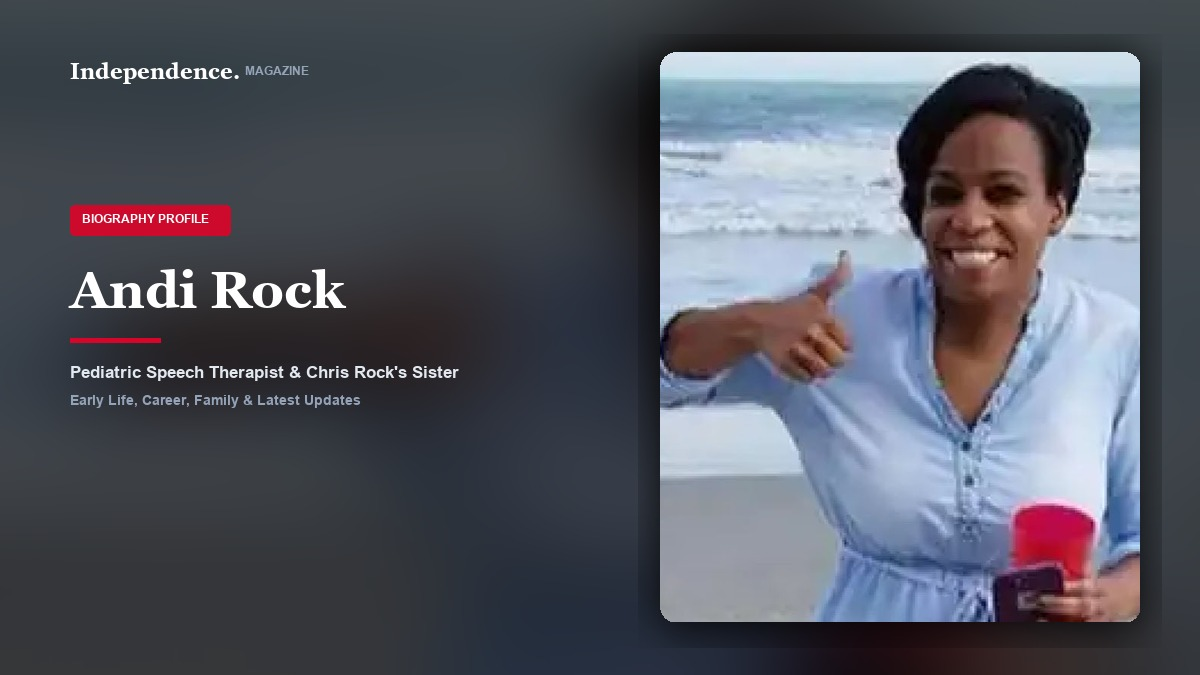
#> input picture assets/covers/andi-rock-cover.jpg, 1200 x 675 px, given in place of test_andi.jpg, which was not available
$ python generate_batch4_spark_covers.py
#> lines starting #> are read from the running program, lines starting #| are printed output that depends on the picture; pictures that were not available may be replaced by others from this repository, and a replacement may not be noted
import os
from PIL import Image, ImageDraw, ImageFont, ImageFilter, ImageEnhance

SCRIPT_DIR = os.path.dirname(os.path.abspath(__file__))
BASE_DIR = os.path.abspath(os.path.join(SCRIPT_DIR, ".."))
COVERS_DIR = os.path.join(BASE_DIR, "assets", "covers")
os.makedirs(COVERS_DIR, exist_ok=True)

PROFILES = [
    {
        "id": "andi-rock",
        "src_image": os.path.join(BASE_DIR, "test_andi.jpg"),
        "crop_box": (30, 50, 800, 800),
        "name": "Andi Rock",
        "category": "Biography",
        "subtitle": "Pediatric Speech Therapist & Chris Rock's Sister",
        "cover_filename": "andi-rock-cover.jpg",
        "middle_filename": "andi-rock-middle.jpg",
        "middle_crop": (30, 40, 820, 800)
    },
    {
        "id": "jason-clarkson",
        "src_image": os.path.join(BASE_DIR, "test_jason.jpg"),
        "crop_box": (20, 20, 520, 550),
        "name": "Jason Clarkson",
        "category": "Celebrity",
        "subtitle": "Kelly Clarkson's Older Brother & Texas Native",
        "cover_filename": "jason-clarkson-cover.jpg",
        "middle_filename": "jason-clarkson-middle.jpg",
        "middle_crop": (10, 10, 720, 570)
    },
    {
        "id": "elly-castle",
        "src_image": os.path.join(BASE_DIR, "test_elly1.jpg"),
        "crop_box": (120, 160, 1020, 1380),
        "name": "Elly Castle",
        "category": "Celebrity",
        "subtitle": "Former Actress & John Schneider's Ex-Wife",
        "cover_filename": "elly-castle-cover.jpg",
        "middle_filename": "elly-castle-middle.jpg",
        "middle_src": os.path.join(BASE_DIR, "test_elly2.jpg"),
        "middle_crop": (150, 50, 1750, 950)
    }
]

def generate_cover(item):
    width, height = 1200, 675
    raw_img = Image.open(item["src_image"]).convert("RGB")
#> raw_img is the input picture: PIL image 1200x675 RGB; mean R, G, B 84.8, 87.2, 97.6
    cropped_subject = raw_img.crop(item["crop_box"])
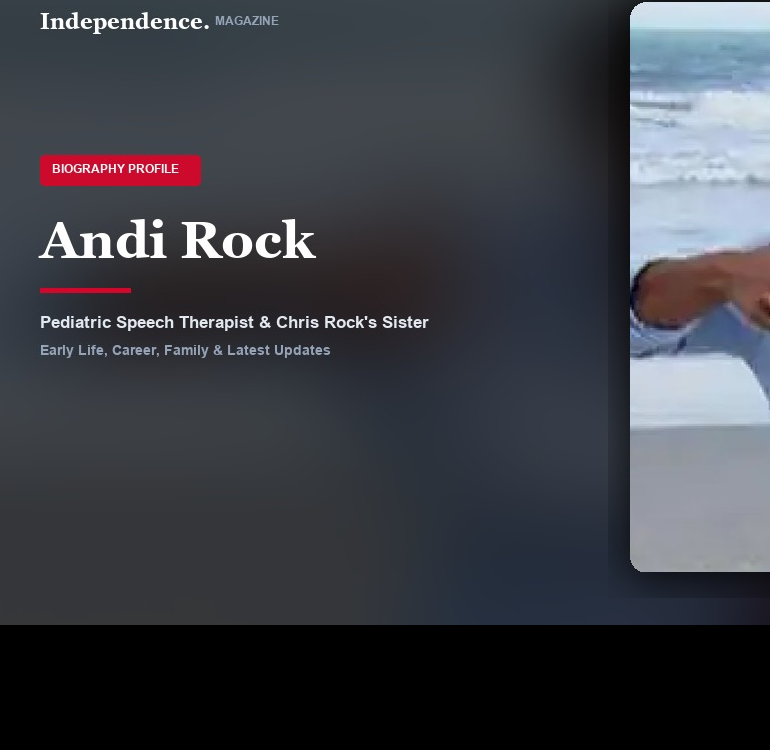
#> cropped_subject: PIL image 770x750 RGB; mean R, G, B 60.5, 62.8, 69.9

    # 1. Background: Blurred & Darkened version of subject photo
    bg = cropped_subject.resize((width, height), Image.Resampling.LANCZOS)
    bg = bg.filter(ImageFilter.GaussianBlur(radius=42))
    enhancer = ImageEnhance.Brightness(bg)
    bg = enhancer.enhance(0.35)

    # 2. Foreground Portrait Box (480 x 570)
    pw, ph = 480, 570
    sw, sh = cropped_subject.size
#> sw = 770; sh = 750
    target_ratio = pw / ph
    cur_ratio = sw / sh
#> cur_ratio = 1.03

    if cur_ratio > target_ratio:
        new_w = int(sh * target_ratio)
#> new_w = 631
        left = (sw - new_w) // 2
#> left = 69
        p_crop = cropped_subject.crop((left, 0, left + new_w, sh))
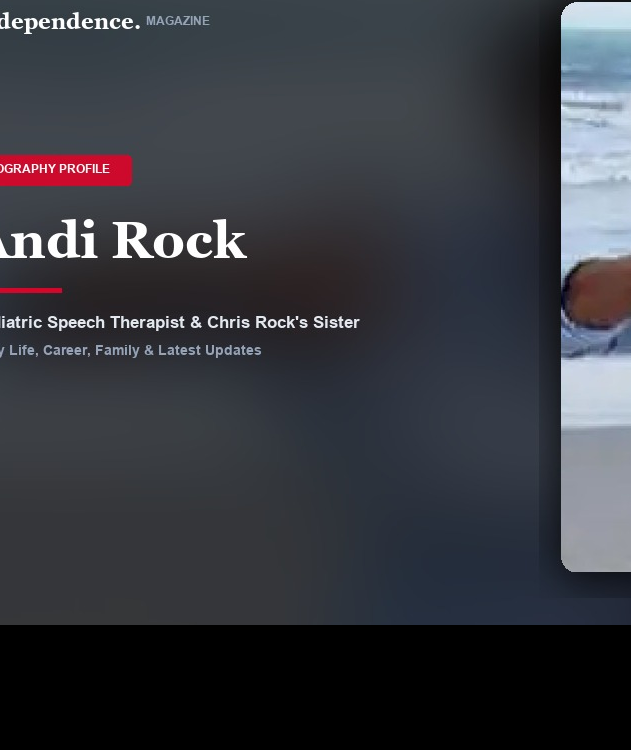
#> p_crop: PIL image 631x750 RGB; mean R, G, B 54.7, 56.6, 63.3
    else:
        new_h = int(sw / target_ratio)
        top = (sh - new_h) // 4
        p_crop = cropped_subject.crop((0, max(0, top), sw, min(sh, top + new_h)))

    portrait = p_crop.resize((pw, ph), Image.Resampling.LANCZOS)

    # Rounded corners mask
    mask = Image.new('L', (pw, ph), 0)
#> mask: PIL image 480x570 L; every value is 0
    mask_draw = ImageDraw.Draw(mask)
    mask_draw.rounded_rectangle([0, 0, pw, ph], radius=16, fill=255)

    px, py = width - pw - 60, (height - ph) // 2

    # Drop shadow
    shadow = Image.new('RGBA', (pw + 44, ph + 44), (0, 0, 0, 0))
#> shadow: PIL image 524x614 RGBA; every value is 0
    s_draw = ImageDraw.Draw(shadow)
    s_draw.rounded_rectangle([18, 18, pw + 26, ph + 26], radius=24, fill=(0, 0, 0, 195))
    shadow = shadow.filter(ImageFilter.GaussianBlur(radius=18))
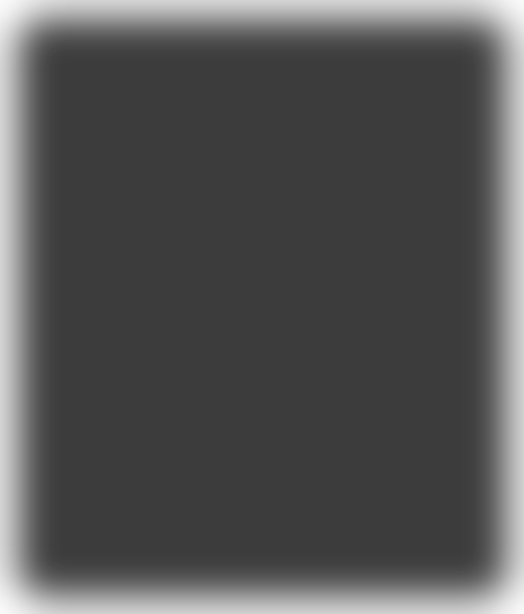
#> shadow: PIL image 524x614 RGBA; mean R, G, B, A 0, 0, 0, 169.9; transparent parts drawn white
    bg.paste(shadow, (px - 22, py - 18), shadow)
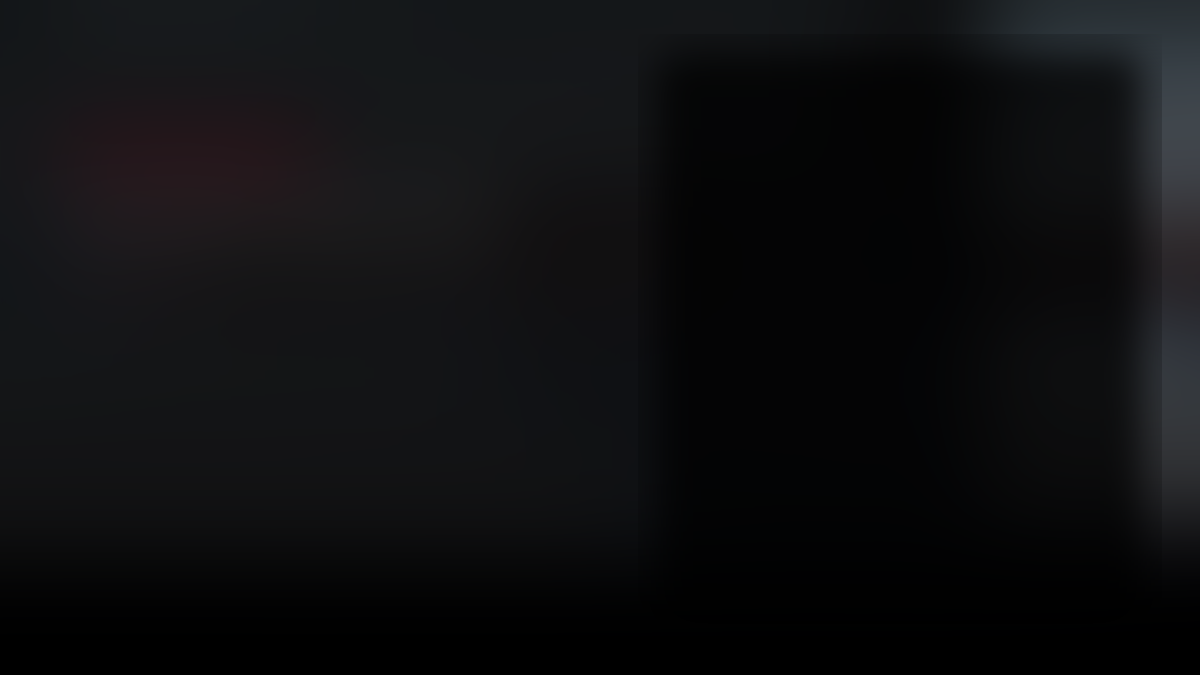
#> bg: PIL image 1200x675 RGB; mean R, G, B 14.3, 14.6, 16.1

    # Paste sharp portrait
    bg.paste(portrait, (px, py), mask)

    # 3. Editorial Typography (Left side)
    draw = ImageDraw.Draw(bg, 'RGBA')
    try:
        font_brand = ImageFont.truetype(r"C:\Windows\Fonts\georgiab.ttf", 22)
        font_tag = ImageFont.truetype(r"C:\Windows\Fonts\arialbd.ttf", 12)
        font_name = ImageFont.truetype(r"C:\Windows\Fonts\georgiab.ttf", 52)
        font_sub = ImageFont.truetype(r"C:\Windows\Fonts\arialbd.ttf", 17)
        font_sub2 = ImageFont.truetype(r"C:\Windows\Fonts\arialbd.ttf", 14)
    except Exception:
        font_brand = ImageFont.load_default()
        font_tag = ImageFont.load_default()
        font_name = ImageFont.load_default()
        font_sub = ImageFont.load_default()
        font_sub2 = ImageFont.load_default()

    # Top brand badge: Independence. MAGAZINE
    draw.text((70, 58), "Independence.", fill=(255, 255, 255), font=font_brand)
    draw.text((245, 64), "MAGAZINE", fill=(148, 163, 184), font=font_tag)

    # Category Pill
    tag_y = 205
    tag_text = f"{item['category'].upper()} PROFILE"
    draw.rounded_rectangle([70, tag_y, 230, tag_y + 30], radius=4, fill=(217, 4, 41, 235))
    draw.text((82, tag_y + 7), tag_text, fill=(255, 255, 255), font=font_tag)

    # Person Name
    name_lines = item["name"].split(" ")
    if len(name_lines) <= 2:
        draw.text((70, 260), item["name"], fill=(255, 255, 255), font=font_name)
        curr_y = 338
    else:
        line1 = " ".join(name_lines[:2])
        line2 = " ".join(name_lines[2:])
        draw.text((70, 250), line1, fill=(255, 255, 255), font=font_name)
        draw.text((70, 315), line2, fill=(255, 255, 255), font=font_name)
        curr_y = 395

    # Crimson underline accent
    draw.rectangle([70, curr_y, 160, curr_y + 4], fill=(217, 4, 41, 255))

    # Subtitles
    draw.text((70, curr_y + 24), item["subtitle"], fill=(226, 232, 240), font=font_sub)
    draw.text((70, curr_y + 54), "Early Life, Career, Family & Latest Updates", fill=(148, 163, 184), font=font_sub2)

    cover_path = os.path.join(COVERS_DIR, item["cover_filename"])
    bg.save(cover_path, "JPEG", quality=92)
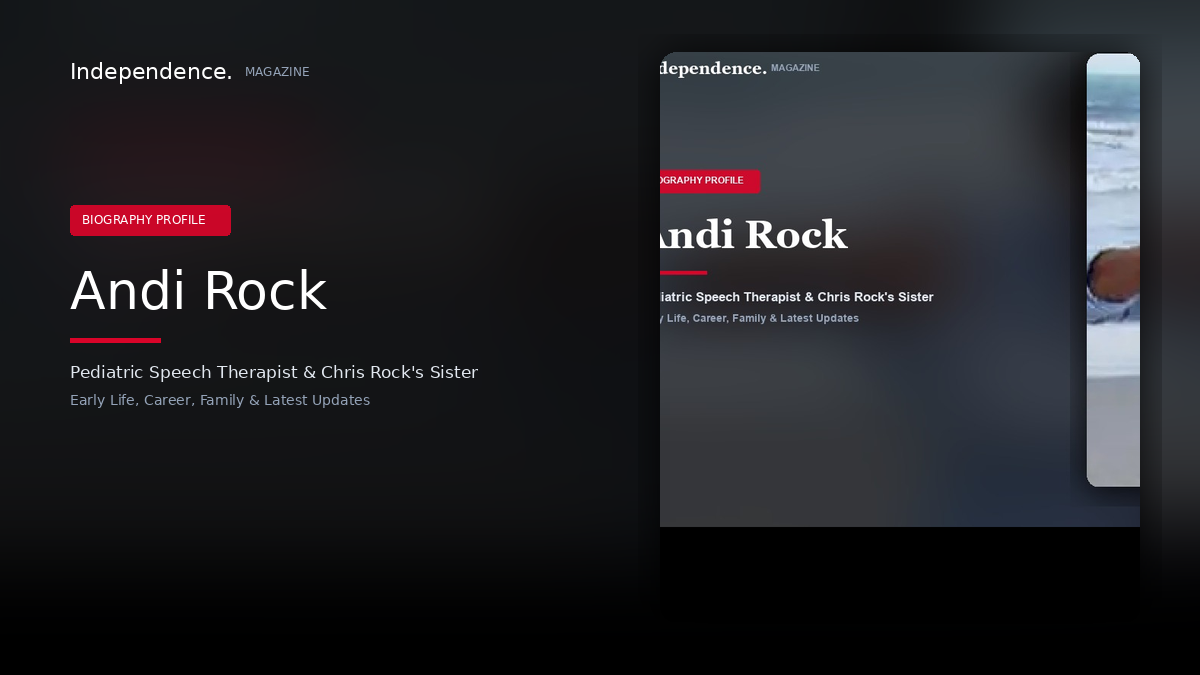
#> saved as andi-rock-cover.jpg: PIL image 1200x675 RGB; mean R, G, B 33.3, 32.9, 36.6
    print(f"Generated Spark cover: {cover_path}")

    # Generate Middle Editorial Image (16:9 or 3:2 landscape clean photo)
    middle_src = item.get("middle_src", item["src_image"])
    raw_middle = Image.open(middle_src).convert("RGB")
    mid_crop = raw_middle.crop(item["middle_crop"])
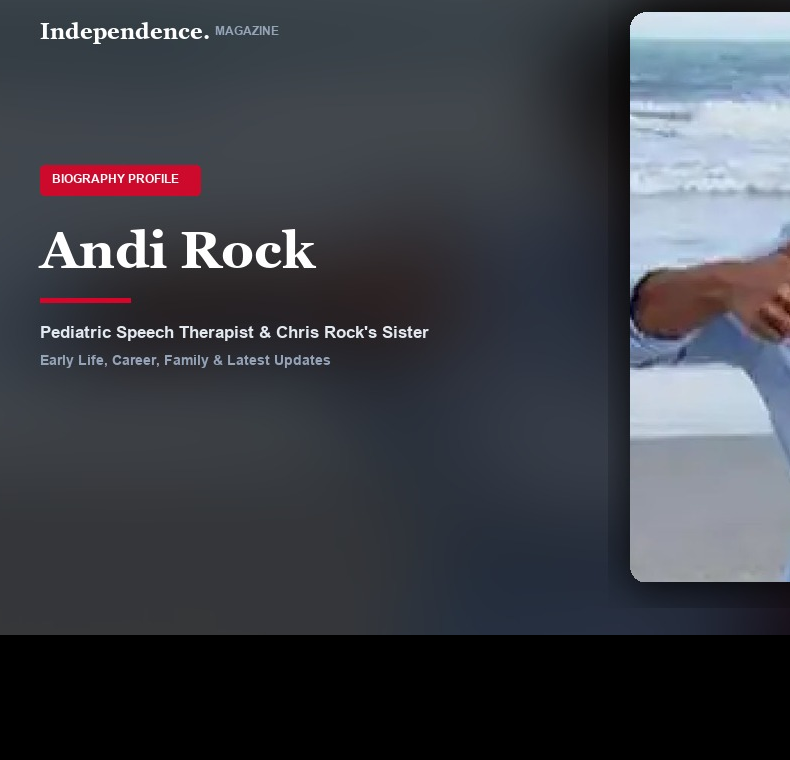
#> mid_crop: PIL image 790x760 RGB; mean R, G, B 61.7, 64.1, 71.3
    mid_resized = mid_crop.resize((960, 540), Image.Resampling.LANCZOS)
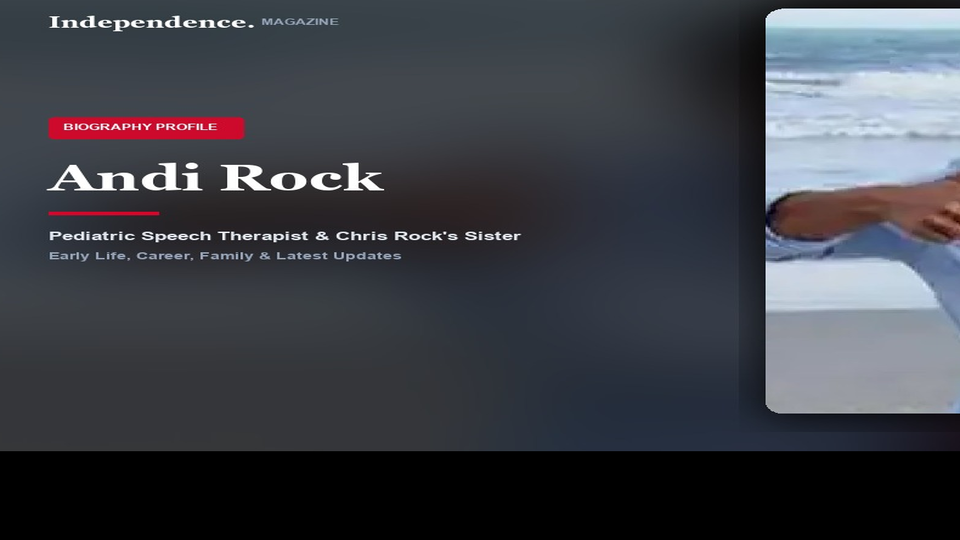
#> mid_resized: PIL image 960x540 RGB; mean R, G, B 61.7, 64.1, 71.3
    middle_path = os.path.join(COVERS_DIR, item["middle_filename"])
    mid_resized.save(middle_path, "JPEG", quality=90)
    print(f"Generated Middle image: {middle_path}")

if __name__ == "__main__":
    for p in PROFILES:
        generate_cover(p)
#> pass 2 of the loop `for p in PROFILES:`:
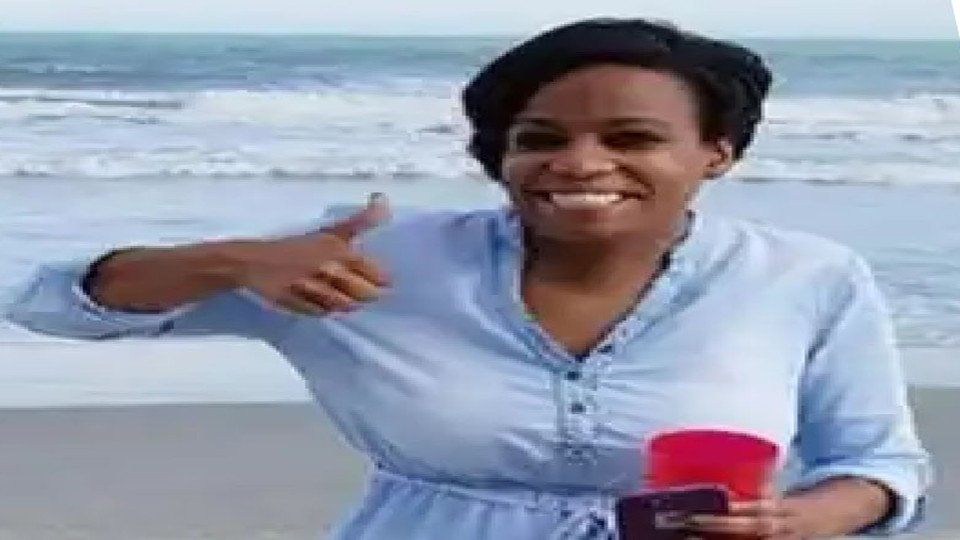
#> input picture assets/covers/andi-rock-middle.jpg, 960 x 540 px, given in place of test_jason.jpg, which was not available
#> in generate_cover, raw_img is the input picture: PIL image 960x540 RGB; mean R, G, B 149, 155.3, 172.7
#> cropped_subject: PIL image 500x530 RGB
#> in generate_cover (call 2), `mid_crop = raw_middle.crop(item["middle_crop"])`:
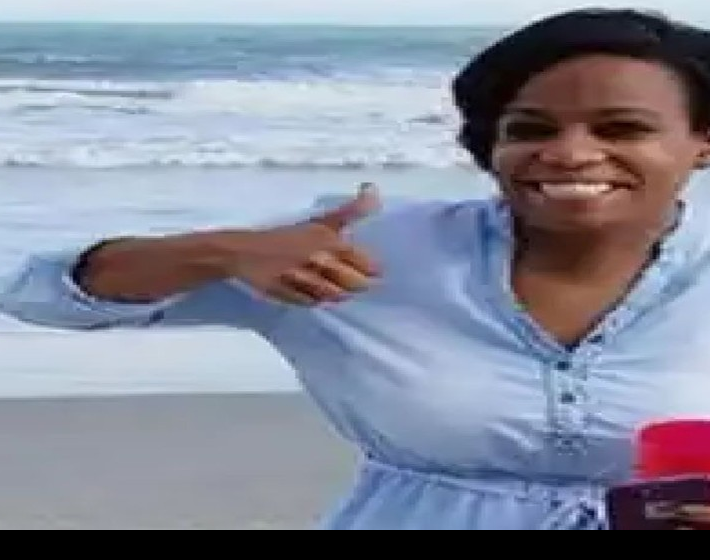
#> mid_crop: PIL image 710x560 RGB; mean R, G, B 132.7, 137.4, 153.7
#> in generate_cover (call 2), `mid_resized = mid_crop.resize((960, 540), Image.Resampling.LANCZOS)`:
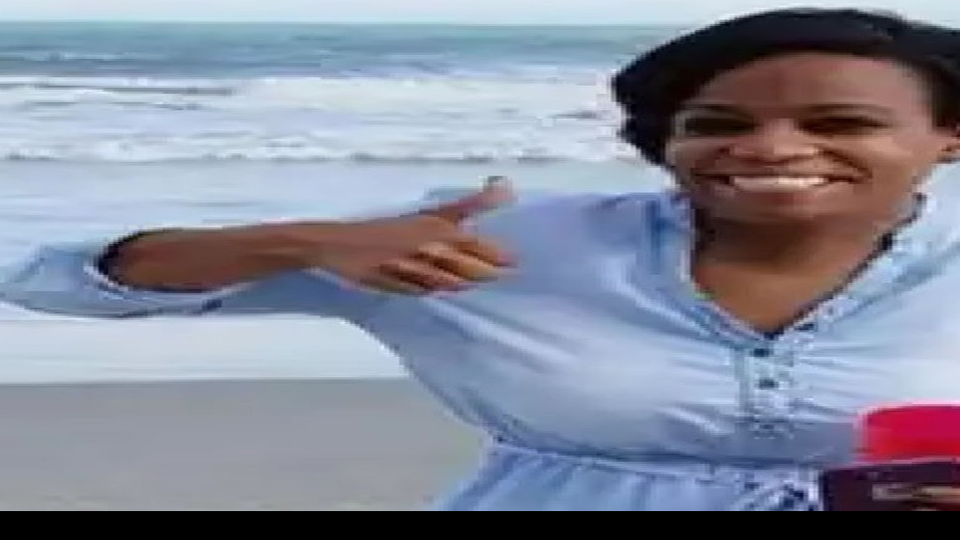
#> mid_resized: PIL image 960x540 RGB; mean R, G, B 132.7, 137.4, 153.7
#> (the run stopped early here; a loop or call above may not have finished)
